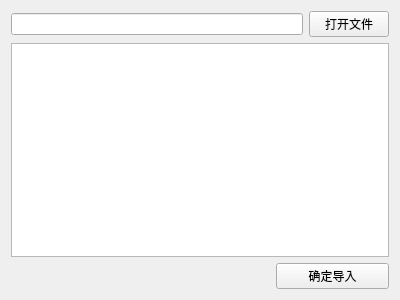
<?xml version="1.0" encoding="UTF-8"?>
<ui version="4.0">
 <class>addAllMITable</class>
 <widget class="QWidget" name="addAllMITable">
  <property name="geometry">
   <rect>
    <x>0</x>
    <y>0</y>
    <width>400</width>
    <height>300</height>
   </rect>
  </property>
  <property name="windowTitle">
   <string>Form</string>
  </property>
  <layout class="QVBoxLayout" name="verticalLayout">
   <item>
    <layout class="QHBoxLayout" name="horizontalLayout">
     <item>
      <widget class="QLineEdit" name="lineEdit"/>
     </item>
     <item>
      <widget class="QPushButton" name="pushButton">
       <property name="text">
        <string>打开文件</string>
       </property>
      </widget>
     </item>
    </layout>
   </item>
   <item>
    <widget class="QTableWidget" name="tableWidget"/>
   </item>
   <item>
    <layout class="QHBoxLayout" name="horizontalLayout_2" stretch="7,3">
     <property name="leftMargin">
      <number>0</number>
     </property>
     <item>
      <spacer name="horizontalSpacer">
       <property name="orientation">
        <enum>Qt::Horizontal</enum>
       </property>
       <property name="sizeHint" stdset="0">
        <size>
         <width>40</width>
         <height>20</height>
        </size>
       </property>
      </spacer>
     </item>
     <item>
      <widget class="QPushButton" name="pushButton_2">
       <property name="text">
        <string>确定导入</string>
       </property>
      </widget>
     </item>
    </layout>
   </item>
  </layout>
 </widget>
 <resources/>
 <connections/>
</ui>
